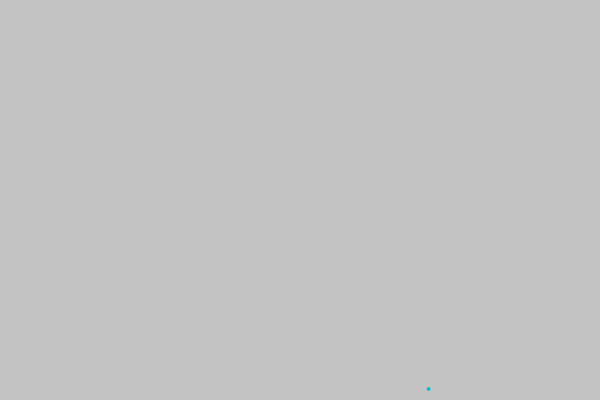
Frame 1 (no input)
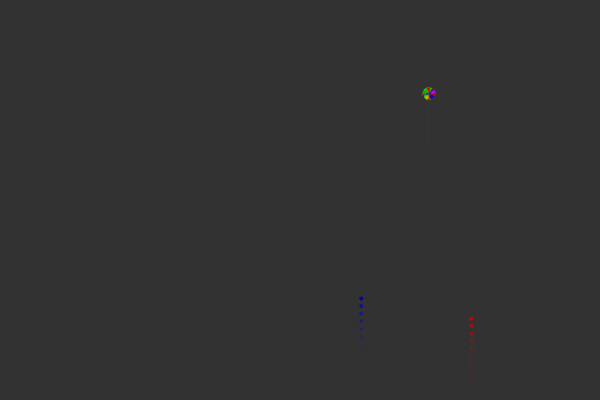
Frame 60 (no input)
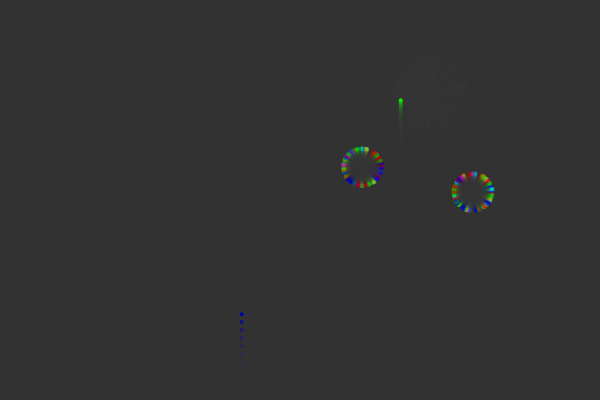
Frame 120 (the mouse pressed at the canvas centre since frame 60)

The p5.js sketch that drew these frames (run headless with seeded random() and noise() and a simulated clock; from frame 60 on, the mouse is pressed at the canvas centre):

// p5.js sketch
// ── sketch.js
var fireworks = [];

var slider_n1, slider_n2, slider_n3, slider_m, slider_a, slider_b, slider_explodeAmount, slider_spawnChance, cb_randomSupershape;

function setup() {
	createCanvas(600, 400);
	stroke(255);
	strokeWeight(4);

	createP("&nbsp;n1");
	slider_n1 = createSlider(0, 10, 1, 0.01);

	createP("&nbsp;n2");
	slider_n2 = createSlider(0, 10, 1, 0.01);

	createP("&nbsp;n3");
	slider_n3 = createSlider(0, 10, 1, 0.01);

	createP("&nbsp;m");
	slider_m  = createSlider(0, 10, 1, 0.01);

	createP("&nbsp;a");
	slider_a  = createSlider(0, 10, 1, 0.01);

	createP("&nbsp;b");
	slider_b  = createSlider(0, 10, 1, 0.01);

	createP("&nbsp;Explode particle amount");
	slider_explodeAmount = createSlider(1, 800, 100, 1);

	createP("&nbsp;Firework spawn chance");
	slider_spawnChance = createSlider(0, 1, 0.05, 0.0001);

	createP("&nbsp;Random supershape values");
	cb_randomSupershape = createCheckbox();

	fireworks.push(new Firework());
}

function draw() {
	background(51, 75);

	if(random() < slider_spawnChance.value())
		fireworks.push(new Firework());

	for(var i = 0; i < fireworks.length; i++) {
		fireworks[i].update();
		fireworks[i].draw();

		if(fireworks[i].shouldRemove()) {
			fireworks.splice(i, 1);
			i--;
		}
	}
}


function getFWVel(angle) {
	if(cb_randomSupershape.elt.checked) {
		return supershape(angle, random(0, 3), random(0, 3), random(0, 3), random(0, 3), 1, 1);
	}else{
		return supershape(angle, slider_n1.value(), slider_n2.value(), slider_n3.value(), slider_m.value(), slider_a.value(), slider_b.value());
	}
}

function sgn(val) {
	if(val > 0) return 1;
	if(val < 0) return -1;
	return 0;
}

function superellipse(angle, n, a, b) {
	angle = angle || random(360);
	n = n || 1;
	a = a || 1;
	b = b || 1;

	var na = 2 / n;
	var x = pow(abs(cos(angle)), na) * a * sgn(cos(angle));
	var y = pow(abs(sin(angle)), na) * b * sgn(sin(angle));

	return createVector(x, y);
}

function supershape(angle, n1, n2, n3, m, a, b) {
	angle = angle || random(360);
	n1 = n1 || 1;
	n2 = n2 || 1;
	n3 = n3 || 1;
	m  = m  || 1;
	a  = a  || 1;
	b  = b  || 1;

	var part1 = pow(abs((1 / a) * cos(angle * m / 4)), n2);
	var part2 = pow(abs((1 / b) * sin(angle * m / 4)), n3);
	var part3 = sqrt(part1 + part2) * n1;

	var r = part3 == 0 ? 0 : (1 / part3);

	var x = r * cos(angle);
	var y = r * sin(angle);

	return createVector(x, y);
}

function createCheckbox() {
	var checkbox = createInput();
	checkbox.attribute("type", "checkbox");
	return checkbox;
}

// ── firework.js
function Firework() {
  this.firework = new Particle(createVector(random(width), height), createVector(0, random(-12, -8)));
  this.exploded = false;
  this.particles = [];

  this.update = function() {
    if(!this.exploded) {
      this.firework.update();

      if(this.firework.vel.y >= 0) {
        this.explode();
      }
    }

    for(var i = 0; i < this.particles.length; i++) {
      this.particles[i].vel.mult(0.98);
      this.particles[i].update();

      this.particles[i].a -= 5;

      if(this.particles[i].a <= 0 || this.particles[i].pos.y > height || this.particles[i].pos.x < 0 || this.particles[i].pos.x > width) {
        this.particles.splice(i, 1);
        i--;
      }
    }
  }

  this.draw = function() {
    if(!this.exploded)
      this.firework.draw();

    for(var i = 0; i < this.particles.length; i++) {
      this.particles[i].draw();
    }
  }

  this.explode = function() {
    this.exploded = true;

    for(var i = 0; i < slider_explodeAmount.value(); i++) {
      var vel = getFWVel(random(360));

      var p = new Particle(this.firework.pos.copy(), vel, vel.copy().mult(0.01));
      this.particles.push(p);
    }
  }

  this.shouldRemove = function() {
    return this.exploded && this.particles.length == 0;
  }
}

// ── particle.js
function Particle(pos, vel, gravity) {
  var r = false;
  var g = false;
  var b = false;
  while((!r && !g && !b) || (r && g && b)) {
    r = random() < 0.25;
    g = random() < 0.25;
    b = random() < 0.25;
  }

  this.pos = pos || createVector(0, 0);
  this.vel = vel || createVector(0, 0);
  this.acc = createVector(0, 0);
  this.r = r ? random(180, 240) : 0;
  this.g = g ? random(180, 240) : 0;
  this.b = b ? random(180, 240) : 0;
  this.a = 255;
  this.gravity = gravity || createVector(0, 0.2);

  this.applyForce = function(force) {
    this.acc.add(force);
  }

  this.update = function() {
    this.applyForce(this.gravity);

    this.vel.add(this.acc);
    this.pos.add(this.vel);
    this.acc.mult(0);
  }

  this.draw = function() {
    stroke(this.r, this.g, this.b, this.a);
    point(this.pos.x, this.pos.y);
  }
}
